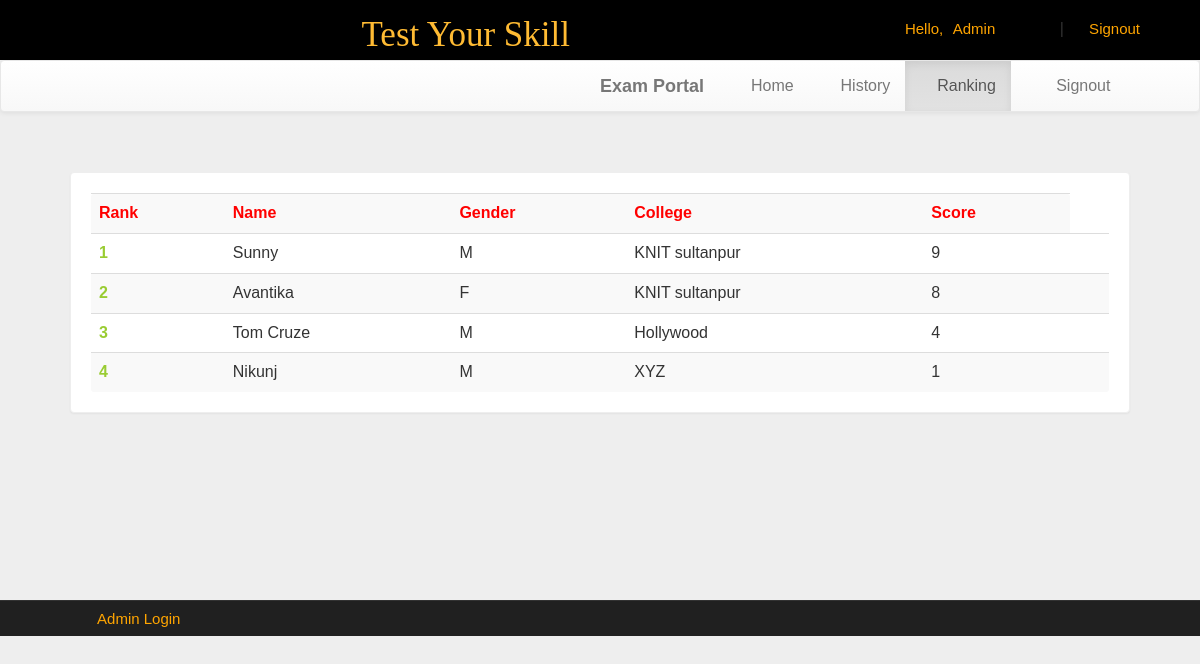
Screenshot of /account.php?q=3 (signed in) with the database file from the repository.
### tables this page shows
CREATE TABLE `rank` (
  `email` varchar(50) NOT NULL,
  `score` int(11) NOT NULL,
  `time` timestamp NOT NULL DEFAULT CURRENT_TIMESTAMP ON UPDATE CURRENT_TIMESTAMP
);

CREATE TABLE `user` (
  `name` varchar(50) NOT NULL,
  `gender` varchar(5) NOT NULL,
  `college` varchar(100) NOT NULL,
  `email` varchar(50) NOT NULL,
  `mob` bigint(20) NOT NULL,
  `password` varchar(50) NOT NULL
);

### account.php (the view, shortened to what this page needs)
<!DOCTYPE html PUBLIC "-//W3C//DTD XHTML 1.0 Transitional//EN" "http://www.w3.org/TR/xhtml1/DTD/xhtml1-transitional.dtd">
<html xmlns="http://www.w3.org/1999/xhtml">
<head>
<link  rel="stylesheet" href="css/bootstrap.min.css"/>
 <link  rel="stylesheet" href="css/bootstrap-theme.min.css"/>
 <link rel="stylesheet" href="css/main.css">
 <link  rel="stylesheet" href="css/font.css">
</head>
<body>
<div class="header">
<div class="row">
<div class="col-lg-6">
<span class="logo">Test Your Skill</span></div>
<div class="col-md-4 col-md-offset-2">
 <?php
 include_once 'dbConnection.php';
  if(!(isset($_SESSION['email']))){
header("location:index.php");
}
else
{
$name = $_SESSION['name'];
echo '<span class="pull-right top title1" ><span class="log1"><span class="glyphicon glyphicon-user" aria-hidden="true"></span>&nbsp;&nbsp;&nbsp;&nbsp;Hello,</span> <a href="account.php?q=1" class="log log1">'.$name.'</a>&nbsp;|&nbsp;<a href="logout.php?q=account.php" class="log"><span class="glyphicon glyphicon-log-out" aria-hidden="true"></span>&nbsp;Signout</button></a></span>';
}?>
</div>
</div></div>
<div class="bg">
<nav class="navbar navbar-default title1">
  <div class="container-fluid">
    <div class="navbar-header">
      <a class="navbar-brand" href="#"><b>Exam Portal</b></a>
    </div>
    <div class="collapse navbar-collapse" id="bs-example-navbar-collapse-1">
      <ul class="nav navbar-nav">
        <li <?php if(@$_GET['q']==1) echo'class="active"'; ?> ><a href="account.php?q=1"><span class="glyphicon glyphicon-home" aria-hidden="true"></span>&nbsp;Home<span class="sr-only">(current)</span></a></li>
        <li <?php if(@$_GET['q']==2) echo'class="active"'; ?>><a href="account.php?q=2"><span class="glyphicon glyphicon-list-alt" aria-hidden="true"></span>&nbsp;History</a></li>
		<li <?php if(@$_GET['q']==3) echo'class="active"'; ?>><a href="account.php?q=3"><span class="glyphicon glyphicon-stats" aria-hidden="true"></span>&nbsp;Ranking</a></li>
		<li class="pull-right"> <a href="logout.php?q=account.php"><span class="glyphicon glyphicon-log-out" aria-hidden="true"></span>&nbsp;&nbsp;&nbsp;&nbsp;Signout</a></li>
		</ul>
      </div>
  </div>
</nav>
<div class="container">
<div class="row">
<div class="col-md-12">
<?php
if(@$_GET['q']== 3)
{
$q=mysqli_query($con,"SELECT * FROM rank  ORDER BY score DESC " )or die('Error223');
echo  '<div class="panel title"><div class="table-responsive">
<table class="table table-striped title1" >
<tr style="color:red"><td><b>Rank</b></td><td><b>Name</b></td><td><b>Gender</b></td><td><b>College</b></td><td><b>Score</b></td></tr>';
$c=0;
while($row=mysqli_fetch_array($q) )
{
$e=$row['email'];
$s=$row['score'];
$q12=mysqli_query($con,"SELECT * FROM user WHERE email='$e' " )or die('Error231');
while($row=mysqli_fetch_array($q12) )
{
$name=$row['name'];
$gender=$row['gender'];
$college=$row['college'];
}
$c++;
echo '<tr><td style="color:#99cc32"><b>'.$c.'</b></td><td>'.$name.'</td><td>'.$gender.'</td><td>'.$college.'</td><td>'.$s.'</td><td>';
}
echo '</table></div></div>';}
?>
</div></div></div></div>
<div class="row footer">
<div class="col-md-3 box">
<a href="about.php" data-toggle="modal" data-target="#login">Admin Login</a></div>
</body>
</html>

### css/main.css (style rules this page uses)
body { overflow-x:hidden; width:100%; font: 15px "Century Gothic", "Times Roman", sans-serif; background:#eee; min-height:550px; background-attachment:fixed; }
.bg { min-height:540px; }
.panel { border-color:#eee; margin:40px; padding:20px; font: 15px "Century Gothic", "Times Roman", sans-serif; }
.title { font-family:'typo'; }
.header { background:url(../image/l.jpg); background-color: black; height: 60px; background-repeat: no-repeat; }
.logo { float: right; font-family:'typo'; font-size:35px; color:#ffbb33; margin:15px; }
.title1 { font: 16px "Century Gothic", "Times Roman", sans-serif; }
.footer { font-size:15px; text-align:center; border-top:1px solid; border-color:#323232; background-color:#202020; }
.footer a { margin:25px; color:orange; text-decoration:none; font: 15px "Century Gothic", "Times Roman", sans-serif; }
.box { padding:9px; }
.top { margin-top:20px; }
.log1 { font: 15px 'Ubuntu', sans-serif; color:orange; margin-left:10px; }
.log { margin:10px; margin-right:60px; margin-left:5px; color:orange; text-decoration:none; font-size:20px; font-size:15px; }

### rows the page displays
rank: user.name "Sunny", user.gender "M", user.college "KNIT sultanpur", score "9"
rank: user.name "Avantika", user.gender "F", user.college "KNIT sultanpur", score "8"
rank: user.name "Tom Cruze", user.gender "M", user.college "Hollywood", score "4"
rank: user.name "Nikunj", user.gender "M", user.college "XYZ", score "1"

### other values shown
$name "Admin"
